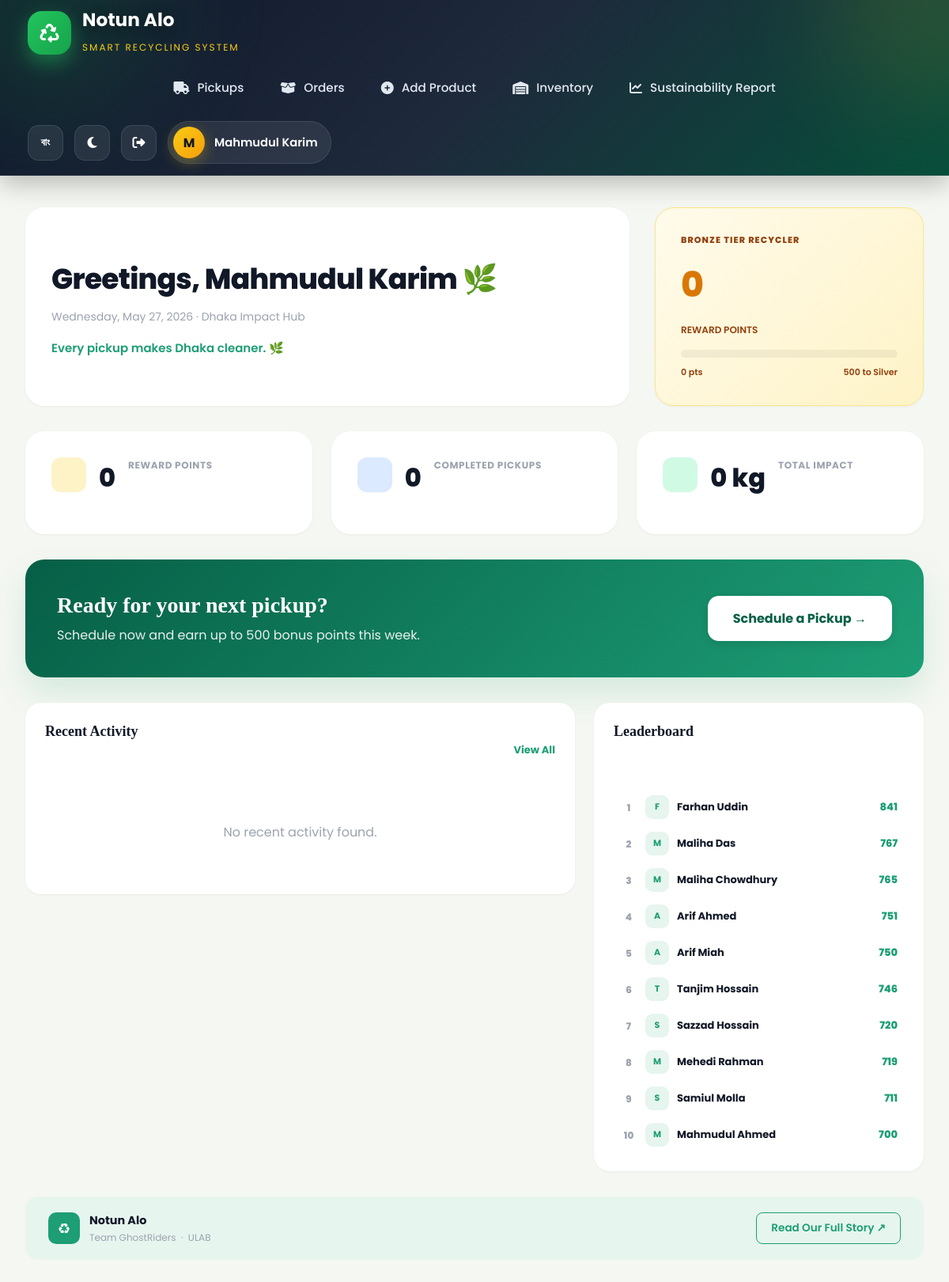
/dashboard.php (signed in), run on the app's committed database.
### tables this page shows
CREATE TABLE `rewards` (
  `id` int(11) NOT NULL AUTO_INCREMENT,
  `user_id` int(11) NOT NULL,
  `total_points` int(11) NOT NULL DEFAULT 0,
  `lifetime_points` int(11) NOT NULL DEFAULT 0,
  `last_updated` timestamp NOT NULL DEFAULT current_timestamp() ON UPDATE current_timestamp(),
  PRIMARY KEY (`id`),
  UNIQUE KEY `user_id` (`user_id`),
  CONSTRAINT `rewards_ibfk_1` FOREIGN KEY (`user_id`) REFERENCES `users` (`id`) ON DELETE CASCADE
);

CREATE TABLE `users` (
  `id` int(11) NOT NULL AUTO_INCREMENT,
  `name` varchar(100) NOT NULL,
  `email` varchar(150) NOT NULL,
  `password` varchar(255) NOT NULL,
  `address` text DEFAULT NULL,
  `phone` varchar(20) DEFAULT NULL,
  `picture_url` varchar(500) DEFAULT NULL,
  `role` enum('admin','user','agency') NOT NULL DEFAULT 'user',
  `created_at` timestamp NOT NULL DEFAULT current_timestamp(),
  PRIMARY KEY (`id`),
  UNIQUE KEY `email` (`email`),
  UNIQUE KEY `uq_users_email` (`email`)
);

### includes/config.php (called while the page is built, shortened)
<?php
function getCurrentUser(PDO $pdo): ?array {
    $stmt = $pdo->prepare("SELECT * FROM users WHERE id = ?");
    $stmt->execute([$_SESSION['user_id']]);
    return $stmt->fetch() ?: null;
}
function getUserPoints(PDO $pdo, int $userId): int {
    $stmt = $pdo->prepare("SELECT total_points FROM rewards WHERE user_id = ?");
    $stmt->execute([$userId]);
    $row = $stmt->fetch();
    return $row ? (int)$row['total_points'] : 0;
}
function e(string $str): string {
    return htmlspecialchars($str, ENT_QUOTES, 'UTF-8');
}

### dashboard.php (the view, shortened to what this page needs)
<?php
require_once 'includes/config.php';
$user = getCurrentUser($pdo);
$userId = (int)$user['id'];
$userName = e($user['name']);
$currentLang = $_SESSION['lang'] ?? 'en';
$userPoints = getUserPoints($pdo, $userId);
$pickupStats = $pdo->prepare("SELECT
    COUNT(CASE WHEN status = 'completed' THEN 1 END) as completed,
    COUNT(CASE WHEN status = 'pending' THEN 1 END) as pending,
    COUNT(CASE WHEN status = 'scheduled' THEN 1 END) as scheduled
    FROM pickups WHERE user_id = ?");
$pickupStats->execute([$userId]);
$pData = $pickupStats->fetch();
$impactQuery = $pdo->prepare("SELECT COALESCE(SUM(estimated_weight),0) as total_kg FROM pickups WHERE user_id = ? AND status = 'completed'");
$impactQuery->execute([$userId]);
$totalImpactKg = (float)$impactQuery->fetchColumn();
$co2Saved = round($totalImpactKg * 1.2, 1);
$leaderboardQuery = $pdo->query("SELECT u.name, r.lifetime_points
    FROM users u JOIN rewards r ON u.id = r.user_id
    ORDER BY r.lifetime_points DESC LIMIT 10");
$leaderboardData = $leaderboardQuery->fetchAll();
$activityQuery = $pdo->prepare("SELECT category, status, created_at
    FROM pickups WHERE user_id = ? ORDER BY created_at DESC LIMIT 5");
$activityQuery->execute([$userId]);
$activityData = $activityQuery->fetchAll();
$tier = 'Bronze'; $nextTier = 'Silver'; $maxPoints = 500;
$text = [
    'greet' => $currentLang === 'bn' ? 'শুভেচ্ছা, ' . $userName . ' 🌿' : 'Greetings, ' . $userName . ' 🌿',
    'points' => $currentLang === 'bn' ? 'রিওয়ার্ড পয়েন্ট' : 'Reward Points',
    'pickups' => $currentLang === 'bn' ? 'সম্পন্ন পিকআপ' : 'Completed Pickups',
    'impact' => $currentLang === 'bn' ? 'মোট প্রভাব' : 'Total Impact',
    'lb' => $currentLang === 'bn' ? 'লিডারবোর্ড' : 'Leaderboard',
    'activity' => $currentLang === 'bn' ? 'সাম্প্রতিক কার্যকলাপ' : 'Recent Activity',
    'req_pickup' => $currentLang === 'bn' ? 'পিকআপ শিডিউল করুন →' : 'Schedule a Pickup →',
    'learn' => $currentLang === 'bn' ? 'আরও জানুন →' : 'Learn More →',
    'points_sub' => $currentLang === 'bn' ? 'স্তর: ' . $tier : 'Level: ' . $tier,
    'pickups_sub' => $currentLang === 'bn' ? $pData['pending'] . 'টি অপেক্ষমান · ' . $pData['scheduled'] . 'টি নির্ধারিত' : $pData['pending'] . ' pending · ' . $pData['scheduled'] . ' scheduled',
    'impact_sub' => $currentLang === 'bn' ? '= ' . $co2Saved . ' কেজি CO₂ রোধ করা হয়েছে' : '= ' . $co2Saved . ' CO₂ kg prevented',
];
?>
<!DOCTYPE html>
<html lang="<?= $currentLang === 'bn' ? 'bn' : 'en' ?>">
<head>
    <link rel="stylesheet" href="https://cdn.jsdelivr.net/npm/@tabler/icons-webfont@latest/tabler-icons.min.css">
    <link rel="stylesheet" href="assets/css/style.css">
</head>
<body>
<?php include 'includes/navbar.php'; ?>
<main class="desktop-only">
    <div class="wrapper">
        <div class="hero-row">
            <div class="white-card greeting-card">
                <div class="page-greeting"><?= $text['greet'] ?></div>
                <p class="page-date"><?= date('l, F j, Y') ?> · Dhaka Impact Hub</p>
                <div id="rotating-quote"></div>
            </div>
            <div class="white-card tier-card">
                <div class="tier-label"><?= $tier ?> Tier Recycler</div>
                <div class="points-val" id="hero-pts">0</div>
                <div style="font-size:12px; font-weight:600; color:#92400E;"><?= strtoupper($text['points']) ?></div>
                <div class="progress-bar-bg">
                </div>
                <div style="display:flex; justify-content:space-between; margin-top:10px; font-size:11px; font-weight:600; color:#92400E;">
                    <span><?= number_format($userPoints) ?> pts</span>
                    <span><?= number_format($maxPoints - $userPoints) ?> to <?= $nextTier ?></span>
                </div>
            </div>
        </div>
        <div class="stats-grid">
            <div class="white-card stat-card">
                <div class="stat-icon" style="background:#FEF3C7; color:#D97706;"><i class="ti ti-gift"></i></div>
                <div class="stat-val"><?= number_format($userPoints) ?></div>
                <div class="stat-label"><?= $text['points'] ?></div>
            </div>
            <div class="white-card stat-card">
                <div class="stat-icon" style="background:#DBEAFE; color:#2563EB;"><i class="ti ti-truck"></i></div>
                <div class="stat-val"><?= $pData['completed'] ?></div>
                <div class="stat-label"><?= $text['pickups'] ?></div>
            </div>
            <div class="white-card stat-card">
                <div class="stat-icon" style="background:#D1FAE5; color:#059669;"><i class="ti ti-leaf"></i></div>
                <div class="stat-val"><?= $totalImpactKg ?> kg</div>
                <div class="stat-label"><?= $text['impact'] ?></div>
            </div>
        </div>
        <div class="cta-banner">
            <div>
                <h2 class="cta-title"><?= $currentLang === 'bn' ? 'পরবর্তী পিকআপের জন্য প্রস্তুত?' : 'Ready for your next pickup?' ?></h2>
                <p style="opacity:0.9; margin-top:8px;"><?= $currentLang === 'bn' ? 'এখনই শিডিউল করুন এবং ৫০০ বোনাস পয়েন্ট অর্জন করুন।' : 'Schedule now and earn up to 500 bonus points this week.' ?></p>
            </div>
            <a href="user_request_pickup.php" class="btn-cta"><?= $text['req_pickup'] ?></a>
        </div>
        <div class="content-grid">
            <div class="white-card">
                <div class="section-header">
                    <h2 class="section-title"><?= $text['activity'] ?></h2>
                    <a href="user_recent_activity.php" style="font-size:13px; font-weight:700; color:var(--brand-primary); text-decoration:none;">View All</a>
                </div>
                <?php if(empty($activityData)): ?>
                    <p style="text-align:center; padding:40px; color:var(--text-muted);">No recent activity found.</p>
                <?php endif; ?>
            </div>
            <div class="white-card">
                <div class="section-header">
                    <h2 class="section-title"><?= $text['lb'] ?></h2>
                </div>
                <?php foreach($leaderboardData as $idx => $lb): ?>
                    <div class="leaderboard-item">
                        <span class="rank"><?= $idx+1 ?></span>
                        <div class="avatar"><?= strtoupper(mb_substr($lb['name'],0,1)) ?></div>
                        <span class="lb-name"><?= e($lb['name']) ?></span>
                        <span class="lb-points"><?= number_format($lb['lifetime_points']) ?></span>
                    </div>
                <?php endforeach; ?>
            </div>
        </div>
        <div class="about-strip">
            <div class="al">
                <div class="icon">&#9851;</div>
                <div>
                    <div class="name"><?= $currentLang === 'bn' ? 'নতুন আলো' : 'Notun Alo' ?></div>
                    <div class="sub"><?= $currentLang === 'bn' ? 'টিম ঘোস্টরাইডার্স · ইউল্যাব' : 'Team GhostRiders &nbsp;·&nbsp; ULAB' ?></div>
                </div>
            </div>
            <a href="about.php"><?= $currentLang === 'bn' ? 'পুরো গল্প পড়ুন ↗' : 'Read Our Full Story ↗' ?></a>
        </div>
    </div>
</main>
</body>
</html>

### assets/css/style.css (style rules this page uses)
*, *::before, *::after { box-sizing: border-box; margin: 0; padding: 0; }
:root { --green-dark: #1B5E20; --green: #2E7D32; --green-mid: #388E3C; --green-light: #66BB6A; --green-pale: #E8F5E9; --gold: #FFC107; --gold-dark: #F9A825; --gold-light: #FFF8E1; --teal: #00897B; --teal-light: #E0F2F1; --purple: #7B1FA2; --purple-light: #F3E5F5; --white: #FFFFFF; --bg: #F4F6F4; --card-bg: #FFFFFF; --text: #1A2E1A; --text-mid: #4A5E4A; --text-muted: #78909C; --border: #D0DDD0; --shadow-sm: 0 2px 8px rgba(0, 0, 0, .06); --shadow-md: 0 4px 20px rgba(0, 0, 0, .10); --shadow-lg: 0 8px 40px rgba(0, 0, 0, .14); --radius: 14px; --radius-sm: 8px; --nav-h: 68px; --font-display: 'Playfair Display', Georgia, serif; --font-body: 'DM Sans', system-ui, sans-serif; --transition: .2s cubic-bezier(.4, 0, .2, 1); }
html { scroll-behavior: smooth; }
body { font-family: var(--font-body); background: var(--bg); color: var(--text); line-height: 1.6; min-height: 100vh; }
h1, h2, h3 { font-family: var(--font-display); line-height: 1.25; }
a { color: var(--green); text-decoration: none; transition: color var(--transition); }
:root { --nav-h: 72px; }
.stats-grid { display: grid; grid-template-columns: repeat(auto-fit, minmax(220px, 1fr)); gap: 1.25rem; margin-bottom: 2rem; }
.stat-card { border-radius: var(--radius); padding: 1.5rem; display: flex; align-items: flex-start; gap: 1rem; box-shadow: var(--shadow-sm); transition: transform var(--transition), box-shadow var(--transition); }
.section-title { font-size: 2.2rem; text-align: center; color: var(--green-dark); margin-bottom: 3rem; }
body { opacity: 1; transition: opacity 0.25s ease; }
body { transition: background-color 0.4s cubic-bezier(0.4, 0, 0.2, 1), color 0.4s ease; }
.card, .white-card, .stat-card, .product-card, .tab-content, .impact-callout, .footer-v2, .navbar, .tab-btn { transition: background-color 0.4s cubic-bezier(0.4, 0, 0.2, 1), border-color 0.4s ease, color 0.4s ease, box-shadow 0.4s ease !important; }

### includes/navbar.php (style rules this page uses)
:root { --primary:#0f172a; --secondary:#1e293b; --green:#16a34a; --lightgreen:#22c55e; --yellow:#facc15; --white:#ffffff; --glass:rgba(255,255,255,0.08); --border:rgba(255,255,255,0.12); }
* { margin:0; padding:0; box-sizing:border-box; }
body { font-family:'Poppins',sans-serif; }

### data on the page
rewards: user.name "F", user.name "Farhan Uddin", lifetime_points "841"
rewards: user.name "M", user.name "Maliha Das", lifetime_points "767"
rewards: user.name "M", user.name "Maliha Chowdhury", lifetime_points "765"
rewards: user.name "A", user.name "Arif Ahmed", lifetime_points "751"
rewards: user.name "A", user.name "Arif Miah", lifetime_points "750"
rewards: user.name "T", user.name "Tanjim Hossain", lifetime_points "746"
rewards: user.name "S", user.name "Sazzad Hossain", lifetime_points "720"
rewards: user.name "M", user.name "Mehedi Rahman", lifetime_points "719"
rewards: user.name "S", user.name "Samiul Molla", lifetime_points "711"
rewards: user.name "M", user.name "Mahmudul Ahmed", lifetime_points "700"

### other printed values
$item['label'] "Pickups"
$item['label'] "Orders"
$item['label'] "Add Product"
$item['label'] "Inventory"
$item['label'] "Sustainability Report"
$langBtnText "বাং"
$userInitial "M"
$userName "Mahmudul Karim"
$text['greet'] "Greetings, Mahmudul Karim 🌿"
$tier "BRONZE"
$text['points'] "REWARD POINTS"
$userPoints "0"
$maxPoints - $userPoints "500"
$nextTier "Silver"
$pData['completed'] "0"
